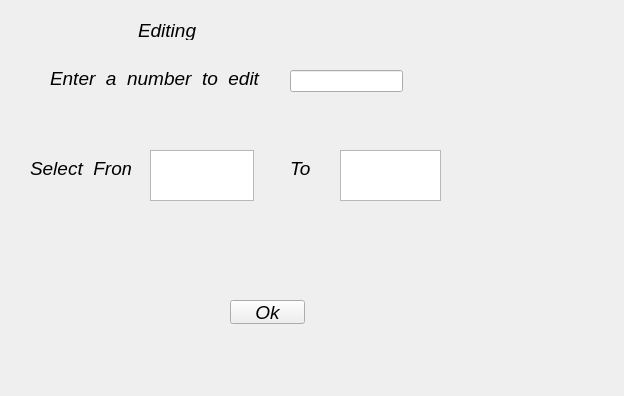
<?xml version="1.0" encoding="UTF-8"?>
<ui version="4.0">
 <class>Editing</class>
 <widget class="QWidget" name="Editing">
  <property name="geometry">
   <rect>
    <x>0</x>
    <y>0</y>
    <width>624</width>
    <height>396</height>
   </rect>
  </property>
  <property name="font">
   <font>
    <pointsize>14</pointsize>
    <italic>true</italic>
   </font>
  </property>
  <property name="windowTitle">
   <string>Form</string>
  </property>
  <widget class="QLabel" name="label">
   <property name="geometry">
    <rect>
     <x>138</x>
     <y>20</y>
     <width>261</width>
     <height>20</height>
    </rect>
   </property>
   <property name="text">
    <string>Editing</string>
   </property>
  </widget>
  <widget class="QLabel" name="label_2">
   <property name="geometry">
    <rect>
     <x>50</x>
     <y>70</y>
     <width>211</width>
     <height>16</height>
    </rect>
   </property>
   <property name="text">
    <string>Enter_a_number_to_edit</string>
   </property>
  </widget>
  <widget class="QLineEdit" name="line_num">
   <property name="geometry">
    <rect>
     <x>290</x>
     <y>70</y>
     <width>113</width>
     <height>22</height>
    </rect>
   </property>
  </widget>
  <widget class="QLabel" name="label_3">
   <property name="geometry">
    <rect>
     <x>30</x>
     <y>160</y>
     <width>101</width>
     <height>16</height>
    </rect>
   </property>
   <property name="text">
    <string>Select_From</string>
   </property>
  </widget>
  <widget class="QLabel" name="label_4">
   <property name="geometry">
    <rect>
     <x>290</x>
     <y>160</y>
     <width>49</width>
     <height>16</height>
    </rect>
   </property>
   <property name="text">
    <string>To</string>
   </property>
  </widget>
  <widget class="QPushButton" name="pushButton">
   <property name="geometry">
    <rect>
     <x>230</x>
     <y>300</y>
     <width>75</width>
     <height>24</height>
    </rect>
   </property>
   <property name="text">
    <string>Ok</string>
   </property>
  </widget>
  <widget class="QTextEdit" name="textEditb2">
   <property name="geometry">
    <rect>
     <x>340</x>
     <y>150</y>
     <width>101</width>
     <height>51</height>
    </rect>
   </property>
  </widget>
  <widget class="QTextEdit" name="textEditb1">
   <property name="geometry">
    <rect>
     <x>150</x>
     <y>150</y>
     <width>104</width>
     <height>51</height>
    </rect>
   </property>
  </widget>
 </widget>
 <resources/>
 <connections/>
</ui>
